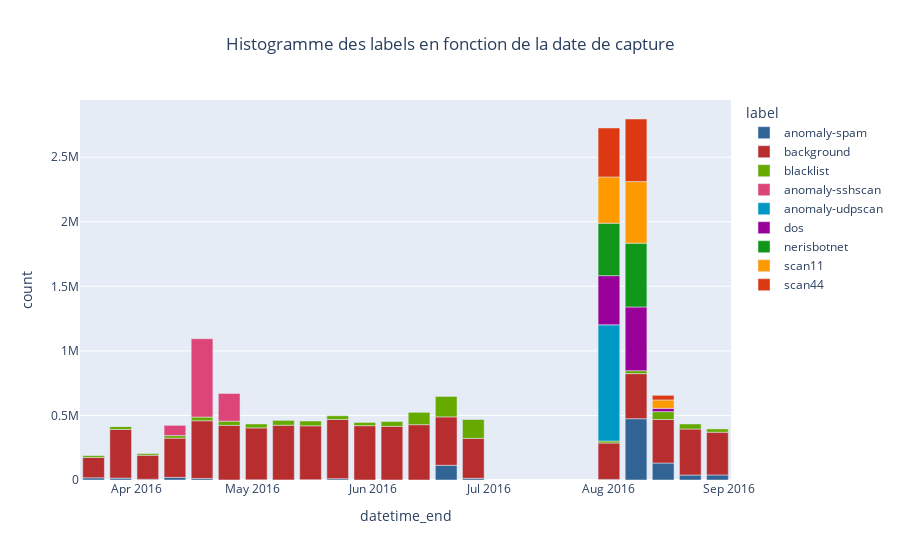

This figure's notebook cell:
### Code cell
fig = px.bar(hist_df, x="datetime_end", y="count", color="label",
            title="Histogramme des labels en fonction de la date de capture",
            color_discrete_sequence=px.colors.qualitative.G10_r)
fig.update_layout(title_x=0.5)
fig.show()
fig.write_image(f"count-extract-ugr16-{LEVEL}.svg")

### Figure 1 — Plotly figure (JSON) as saved in the notebook; plotly's stock layout.template omitted (floating-point values rounded to 4 significant figures)
{"data": [{"alignmentgroup": "True", "hovertemplate": "label=anomaly-spam<br>datetime_end=%{x}<br>count=%{y}<extra></extra>", "legendgroup": "anomaly-spam", "marker": {"color": "#316395", "pattern": {"shape": ""}}, "name": "anomaly-spam", "offsetgroup": "anomaly-spam", "orientation": "v", "showlegend": true, "textposition": "auto", "type": "bar", "x": ["2016-03-21T00:00:00", "2016-03-28T00:00:00", "2016-04-04T00:00:00", "2016-04-11T00:00:00", "2016-04-18T00:00:00", "2016-04-25T00:00:00", "2016-05-02T00:00:00", "2016-05-09T00:00:00", "2016-05-16T00:00:00", "2016-05-23T00:00:00", "2016-06-06T00:00:00", "2016-06-13T00:00:00", "2016-06-20T00:00:00", "2016-06-27T00:00:00", "2016-08-01T00:00:00", "2016-08-08T00:00:00", "2016-08-15T00:00:00", "2016-08-22T00:00:00", "2016-08-29T00:00:00"], "xaxis": "x", "y": [16969, 14562, 5683, 20160, 12329, 304, 1132, 924, 2606, 10264, 2, 5, 113794, 12977, 4387, 474754, 131524, 38393, 39231], "yaxis": "y"}, {"alignmentgroup": "True", "hovertemplate": "label=background<br>datetime_end=%{x}<br>count=%{y}<extra></extra>", "legendgroup": "background", "marker": {"color": "#B82E2E", "pattern": {"shape": ""}}, "name": "background", "offsetgroup": "background", "orientation": "v", "showlegend": true, "textposition": "auto", "type": "bar", "x": ["2016-03-21T00:00:00", "2016-03-28T00:00:00", "2016-04-04T00:00:00", "2016-04-11T00:00:00", "2016-04-18T00:00:00", "2016-04-25T00:00:00", "2016-05-02T00:00:00", "2016-05-09T00:00:00", "2016-05-16T00:00:00", "2016-05-23T00:00:00", "2016-05-30T00:00:00", "2016-06-06T00:00:00", "2016-06-13T00:00:00", "2016-06-20T00:00:00", "2016-06-27T00:00:00", "2016-08-01T00:00:00", "2016-08-08T00:00:00", "2016-08-15T00:00:00", "2016-08-22T00:00:00", "2016-08-29T00:00:00"], "xaxis": "x", "y": [157430, 377232, 186151, 304239, 446497, 423046, 402353, 423183, 417224, 458583, 420705, 415674, 428339, 374968, 309353, 281970, 348801, 336851, 356450, 330951], "yaxis": "y"}, {"alignmentgroup": "True", "hovertemplate": "label=blacklist<br>datetime_end=%{x}<br>count=%{y}<extra></extra>", "legendgroup": "blacklist", "marker": {"color": "#66AA00", "pattern": {"shape": ""}}, "name": "blacklist", "offsetgroup": "blacklist", "orientation": "v", "showlegend": true, "textposition": "auto", "type": "bar", "x": ["2016-03-21T00:00:00", "2016-03-28T00:00:00", "2016-04-04T00:00:00", "2016-04-11T00:00:00", "2016-04-18T00:00:00", "2016-04-25T00:00:00", "2016-05-02T00:00:00", "2016-05-09T00:00:00", "2016-05-16T00:00:00", "2016-05-23T00:00:00", "2016-05-30T00:00:00", "2016-06-06T00:00:00", "2016-06-13T00:00:00", "2016-06-20T00:00:00", "2016-06-27T00:00:00", "2016-08-01T00:00:00", "2016-08-08T00:00:00", "2016-08-15T00:00:00", "2016-08-22T00:00:00", "2016-08-29T00:00:00"], "xaxis": "x", "y": [14428, 23148, 12744, 19681, 28754, 32425, 30577, 37623, 36952, 28674, 25008, 40268, 98161, 158476, 148758, 15623, 23206, 61094, 38945, 25455], "yaxis": "y"}, {"alignmentgroup": "True", "hovertemplate": "label=anomaly-sshscan<br>datetime_end=%{x}<br>count=%{y}<extra></extra>", "legendgroup": "anomaly-sshscan", "marker": {"color": "#DD4477", "pattern": {"shape": ""}}, "name": "anomaly-sshscan", "offsetgroup": "anomaly-sshscan", "orientation": "v", "showlegend": true, "textposition": "auto", "type": "bar", "x": ["2016-03-28T00:00:00", "2016-04-11T00:00:00", "2016-04-18T00:00:00", "2016-04-25T00:00:00", "2016-06-06T00:00:00", "2016-06-13T00:00:00", "2016-06-27T00:00:00"], "xaxis": "x", "y": [1, 79143, 606644, 214208, 2, 1, 1], "yaxis": "y"}, {"alignmentgroup": "True", "hovertemplate": "label=anomaly-udpscan<br>datetime_end=%{x}<br>count=%{y}<extra></extra>", "legendgroup": "anomaly-udpscan", "marker": {"color": "#0099C6", "pattern": {"shape": ""}}, "name": "anomaly-udpscan", "offsetgroup": "anomaly-udpscan", "orientation": "v", "showlegend": true, "textposition": "auto", "type": "bar", "x": ["2016-08-01T00:00:00"], "xaxis": "x", "y": [900000], "yaxis": "y"}, {"alignmentgroup": "True", "hovertemplate": "label=dos<br>datetime_end=%{x}<br>count=%{y}<extra></extra>", "legendgroup": "dos", "marker": {"color": "#990099", "pattern": {"shape": ""}}, "name": "dos", "offsetgroup": "dos", "orientation": "v", "showlegend": true, "textposition": "auto", "type": "bar", "x": ["2016-08-01T00:00:00", "2016-08-08T00:00:00", "2016-08-15T00:00:00"], "xaxis": "x", "y": [380879, 493514, 25607], "yaxis": "y"}, {"alignmentgroup": "True", "hovertemplate": "label=nerisbotnet<br>datetime_end=%{x}<br>count=%{y}<extra></extra>", "legendgroup": "nerisbotnet", "marker": {"color": "#109618", "pattern": {"shape": ""}}, "name": "nerisbotnet", "offsetgroup": "nerisbotnet", "orientation": "v", "showlegend": true, "textposition": "auto", "type": "bar", "x": ["2016-08-01T00:00:00", "2016-08-08T00:00:00"], "xaxis": "x", "y": [405865, 494135], "yaxis": "y"}, {"alignmentgroup": "True", "hovertemplate": "label=scan11<br>datetime_end=%{x}<br>count=%{y}<extra></extra>", "legendgroup": "scan11", "marker": {"color": "#FF9900", "pattern": {"shape": ""}}, "name": "scan11", "offsetgroup": "scan11", "orientation": "v", "showlegend": true, "textposition": "auto", "type": "bar", "x": ["2016-08-01T00:00:00", "2016-08-08T00:00:00", "2016-08-15T00:00:00"], "xaxis": "x", "y": [358425, 476772, 64803], "yaxis": "y"}, {"alignmentgroup": "True", "hovertemplate": "label=scan44<br>datetime_end=%{x}<br>count=%{y}<extra></extra>", "legendgroup": "scan44", "marker": {"color": "#DC3912", "pattern": {"shape": ""}}, "name": "scan44", "offsetgroup": "scan44", "orientation": "v", "showlegend": true, "textposition": "auto", "type": "bar", "x": ["2016-08-01T00:00:00", "2016-08-08T00:00:00", "2016-08-15T00:00:00"], "xaxis": "x", "y": [379402, 484719, 35879], "yaxis": "y"}], "layout": {"barmode": "relative", "legend": {"title": {"text": "label"}, "tracegroupgap": 0}, "title": {"text": "Histogramme des labels en fonction de la date de capture", "x": 0.5}, "xaxis": {"anchor": "y", "domain": [0, 1], "title": {"text": "datetime_end"}}, "yaxis": {"anchor": "x", "domain": [0, 1], "title": {"text": "count"}}}}
